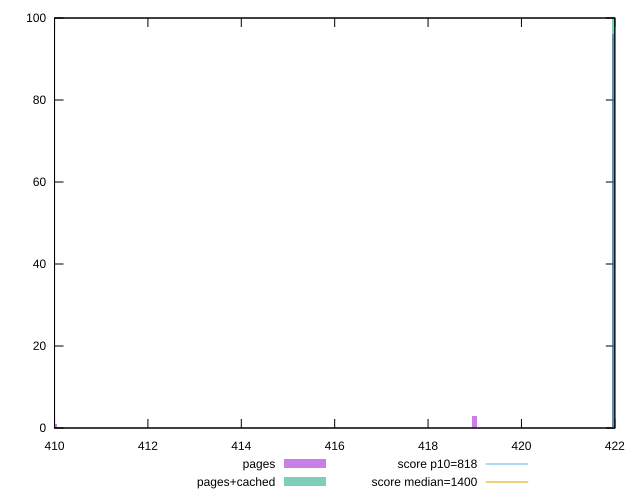

Source code (gnuplot):
reset

$pages <<EOF
422 96
410 1
419 3
EOF

$pagesCached <<EOF
422 100
EOF

set key outside below
set boxwidth 0.1
set xrange [410:422]
set yrange [0:100]
set trange [0:100]
set style fill transparent solid 0.5 noborder

set parametric
set terminal svg size 640, 500 enhanced background rgb 'white'
set output "report_00021_2021-02-20T09:16:39.615Z/dom-size/comparison/histogram/0_vs_1.svg"

plot $pages title "pages" with boxes, \
     $pagesCached title "pages+cached" with boxes, \
     818,t title "score p10=818", \
     1400,t title "score median=1400"

reset
